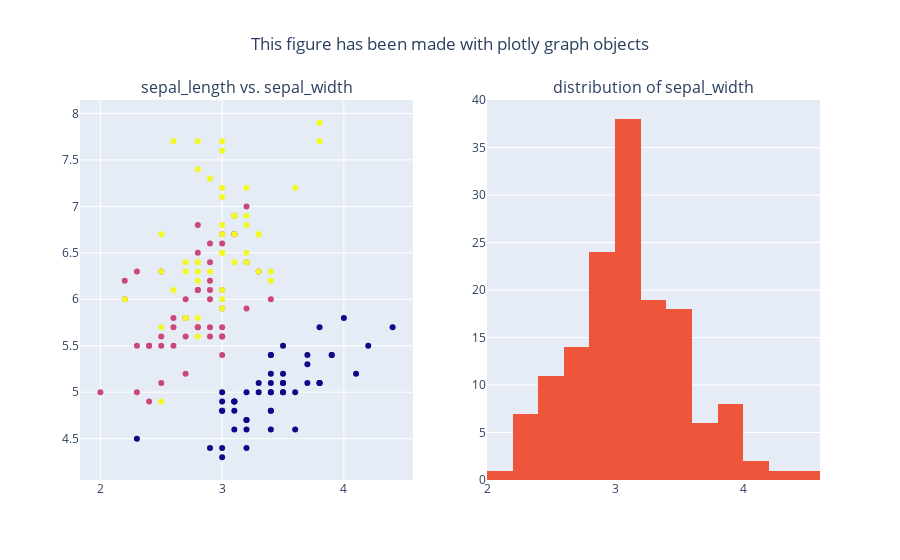

The notebook cell this image was saved under:
### Markdown cell above
## Creating subplots
You can also use `make_subplots` together with `add_trace` to separate the different plots :

### Code cell
from plotly.subplots import make_subplots

fig = make_subplots(rows = 1, cols = 2, subplot_titles = ("sepal_length vs. sepal_width", "distribution of sepal_width"))

fig.add_trace(
    go.Scatter(
        x = df['sepal_width'],
        y = df['sepal_length'],
        mode = 'markers',
        marker = go.scatter.Marker(color = df['species_id'])),
        row = 1,
        col = 1
)

fig.add_trace(
    go.Histogram(
        x = df['sepal_width']),
        row = 1,
        col = 2)

fig.update_layout(
        title = go.layout.Title(text = "This figure has been made with plotly graph objects", x = 0.5),
        showlegend = False)

### Figure 1 — Plotly figure (JSON) as saved in the notebook; plotly's stock layout.template omitted (floating-point values rounded to 4 significant figures; data arrays with more than 128 entries replaced by an {"elided": "..."} marker saying what was removed)
{"data": [{"marker": {"color": {"elided": "150 int values"}}, "mode": "markers", "type": "scatter", "x": {"elided": "150 float values"}, "xaxis": "x", "y": {"elided": "150 float values"}, "yaxis": "y"}, {"type": "histogram", "x": {"elided": "150 float values"}, "xaxis": "x2", "yaxis": "y2"}], "layout": {"annotations": [{"font": {"size": 16}, "showarrow": false, "text": "sepal_length vs. sepal_width", "x": 0.225, "xanchor": "center", "xref": "paper", "y": 1, "yanchor": "bottom", "yref": "paper"}, {"font": {"size": 16}, "showarrow": false, "text": "distribution of sepal_width", "x": 0.775, "xanchor": "center", "xref": "paper", "y": 1, "yanchor": "bottom", "yref": "paper"}], "showlegend": false, "title": {"text": "This figure has been made with plotly graph objects", "x": 0.5}, "xaxis": {"anchor": "y", "domain": [0, 0.45]}, "xaxis2": {"anchor": "y2", "domain": [0.55, 1]}, "yaxis": {"anchor": "x", "domain": [0, 1]}, "yaxis2": {"anchor": "x2", "domain": [0, 1]}}}
